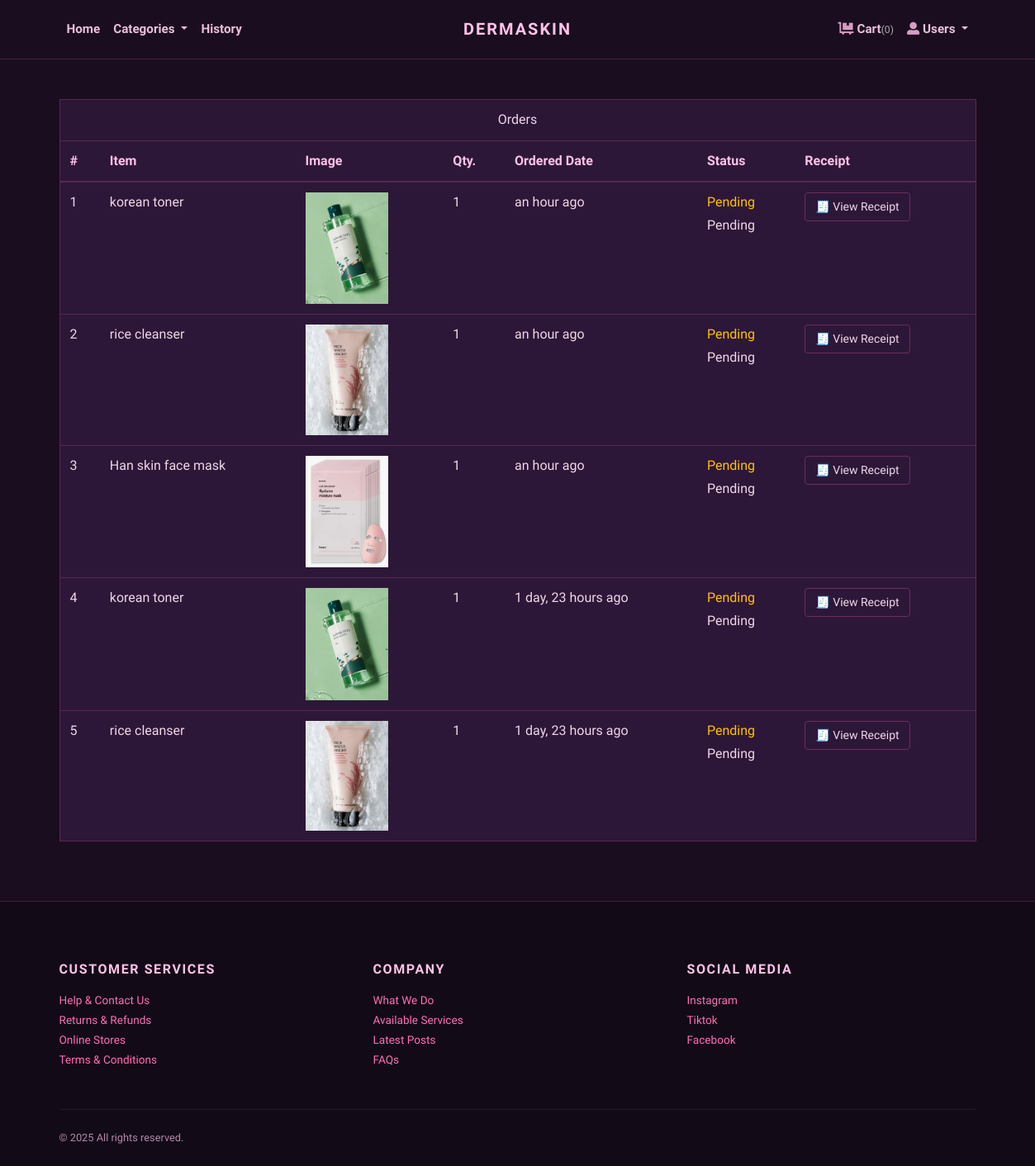
/orders/ (signed in), run on the app's committed database.
### store/models.py (models this page shows, shortened)
class Order(models.Model):
    user = models.ForeignKey(User, verbose_name="User", on_delete=models.CASCADE)
    address = models.ForeignKey(Address, verbose_name="Shipping Address", on_delete=models.CASCADE)
    product = models.ForeignKey(Product, verbose_name="Product", on_delete=models.CASCADE)
    quantity = models.PositiveIntegerField(verbose_name="Quantity")
    payment_method = models.CharField(
        max_length=10,
        default="COD"
    )
    payment_proof = models.ImageField(
        upload_to='payment_proofs',
        blank=True,
        null=True,
        verbose_name="Payment Proof Screenshot"
    )
    payment_status = models.CharField(
        choices=PAYMENT_STATUS_CHOICES,
        max_length=20,
        default="Pending",
        verbose_name="Payment Verification Status"
    )
    payment_verified_at = models.DateTimeField(
        blank=True,
        null=True,
        verbose_name="Payment Verified Date"
    )
    admin_notes = models.TextField(
        blank=True,
        null=True,
        verbose_name="Admin Notes"
    )
    ordered_date = models.DateTimeField(auto_now_add=True, verbose_name="Ordered Date")
    status = models.CharField(
        choices=STATUS_CHOICES,
        max_length=50,
        default="Pending"
    )

class Product(models.Model):
    title = models.CharField(max_length=150, verbose_name="Product Title")
    slug = models.SlugField(
        max_length=160,
        unique=True,   # ✅ FIX
        verbose_name="Product Slug"
    )
    sku = models.CharField(max_length=255, unique=True)
    short_description = models.TextField()
    detail_description = models.TextField(blank=True, null=True)
    product_image = models.ImageField(upload_to='product', blank=True, null=True)
    price = models.DecimalField(max_digits=8, decimal_places=2)
    category = models.ForeignKey(Category, on_delete=models.CASCADE)
    is_active = models.BooleanField()
    is_featured = models.BooleanField()
    created_at = models.DateTimeField(auto_now_add=True)
    updated_at = models.DateTimeField(auto_now=True)

### store/views.py (the view)
# urls.py: path('orders/', views.orders, name="orders"),
@login_required
def orders(request):
    orders = Order.objects.filter(user=request.user).order_by('-ordered_date')
    return render(request, 'store/orders.html', {'orders': orders})

### store/context_preprocessors.py (called while the page is built)
def store_menu(request):
    categories = Category.objects.filter(is_active=True)
    context = {
        'categories_menu': categories,
    }
    return context

def cart_menu(request):
    if request.user.is_authenticated:
        cart_items= Cart.objects.filter(user=request.user)
        context = {
            'cart_items': cart_items,
        }
    else:
        context = {}
    return context

### templates/store/orders.html (shortened to what this page needs)
{% extends 'base.html' %}
{% load static %}
{% load humanize %}
{% block content%}
<div class="container py-5">
  <div class="row">
    <div class="col-lg-12">
      <div class="card mb-4" id="tables">
        <div class="card-header text-center">Orders</div>
        <div class="card-body p-0">
          <div class="d-none d-lg-block">
            <table class="table table-hover mb-0">
              <thead>
                <tr>
                  <th>#</th>
                  <th>Item</th>
                  <th>Image</th>
                  <th>Qty.</th>
                  <th>Ordered Date</th>
                  <th>Status</th>
                  <th>Receipt</th>
                </tr>
              </thead>
              <tbody>
                {% if orders %}
                {% for order in orders %}
                <tr>
                  <td>{{ forloop.counter }}</td>
                  <td>{{ order.product.title }}</td>
                  <td>
                    {% if order.product.product_image %}
                    <img
                      src="{{ order.product.product_image.url }}"
                      alt="{{ order.product.title }}"
                      style="width: 100px"
                    />
                    {% endif %}
                  </td>
                  <td>{{ order.quantity }}</td>
                  <td>{{ order.ordered_date|naturaltime }}</td>
                  <td>
                    {% if order.status == 'Pending' %}
                    <span class="text-warning">Pending</span>
                    {% elif order.status == 'Accepted' %}
                    <div class="bg-light border border-primary">
                      <div class="p-3 bg-primary" style="width: 0%"></div>
                    </div>
                    {% elif order.status == 'Packed' %}
                    <div class="bg-light border border-primary">
                      <div class="p-3 bg-primary" style="width: 40%"></div>
                    </div>
                    {% elif order.status == 'On The Way' %}
                    <div class="bg-light border border-primary">
                      <div class="p-3 bg-primary" style="width: 70%"></div>
                    </div>
                    {% elif order.status == 'Delivered' %}
                    <div class="bg-light border border-primary">
                      <div class="p-3 bg-primary" style="width: 100%"></div>
                    </div>
                    {% elif order.status == 'Cancelled' %}
                    <div class="bg-light border border-danger">
                      <div class="p-3 bg-danger" style="width: 100%"></div>
                    </div>
                    {% endif %}
                    <div class="mt-1">{{ order.status }}</div>
                  </td>
                  <td>
                    <button
                      class="btn btn-sm btn-outline-dark"
                      data-order-id="{{ order.id }}"
                      onclick="showReceipt(this.getAttribute('data-order-id'))"
                    >
                      🧾 View Receipt
                    </button>
                  </td>
                </tr>
                {% endfor %}
                {% else %}
                <tr>
                  <td colspan="7" class="text-center text-muted">
                    No orders found.
                  </td>
                </tr>
                {% endif %}
              </tbody>
            </table>
          </div>
        </div>
      </div>
    </div>
  </div>
</div>
{% endblock content %}

### jewelryshop/static/css/style.default.css (style rules this page uses)
.btn { font-weight: 400; border: 1px solid transparent; font-family: inherit; padding: 0.375rem 1.5rem; font-size: 1rem; line-height: 1.5; border-radius: 0; transition: color 0.15s ease-in-out, background-color 0.15s ease-in-out, border-color 0.15s ease-in-out, box-shadow 0.15s ease-in-out; }
.btn-outline-dark { color: #111111; background-color: transparent; background-image: none; border-color: #111111; }
.btn-sm { padding: 0.375rem 0.75rem; font-size: 0.875rem; line-height: 1.5; border-radius: 0; }
body { font-family: "Libre Franklin", sans-serif; font-size: 1rem; font-weight: 400; line-height: 1.5; color: #111111; background-color: #fff; }
.text-warning { color: #ffc107 !important; }
.card { background-color: #fff; border: 1px solid rgba(17, 17, 17, 0.125); border-radius: 0; }
.card-body { padding: 1.25rem; }
.card-header { padding: 0.75rem 1.25rem; background-color: rgba(17, 17, 17, 0.03); border-bottom: 1px solid rgba(17, 17, 17, 0.125); }
.card-header:first-child { border-radius: calc(0 - 1px) calc(0 - 1px) 0 0; }

### jewelryshop/static/css/custom.css (style rules this page uses)
html, body { background-color: #1a0d1f !important; color: #f0d7e8 !important; }
p, span, small, label { color: #e8bfd9 !important; }
.card { background-color: #2d1738 !important; border: 1px solid rgba(255, 110, 180, 0.2); }
.btn { border-radius: 4px; }
.btn-outline-dark { color: #f0d7e8 !important; border-color: #6b2d5c !important; }
.table { color: #f0d7e8 !important; }
.table th, .table td { border-color: rgba(255, 110, 180, 0.2) !important; }
.table thead th { background-color: #2d1738 !important; color: #ffc2e8 !important; }
img { filter: brightness(0.95) contrast(1.05); }

### data on the page
Order: product "korean toner", product.product_image (picture), quantity "1", ordered_date "an hour ago", shows "Pending", status "Pending"
Order: product "rice cleanser", product.product_image (picture), quantity "1", ordered_date "an hour ago", shows "Pending", status "Pending"
Order: product "Han skin face mask", product.product_image (picture), quantity "1", ordered_date "an hour ago", shows "Pending", status "Pending"
Order: product "korean toner", product.product_image (picture), quantity "1", ordered_date "1 day, 23 hours ago", shows "Pending", status "Pending"
Order: product "rice cleanser", product.product_image (picture), quantity "1", ordered_date "1 day, 23 hours ago", shows "Pending", status "Pending"

### other printed values
{{ cart_items.count }} "0"
